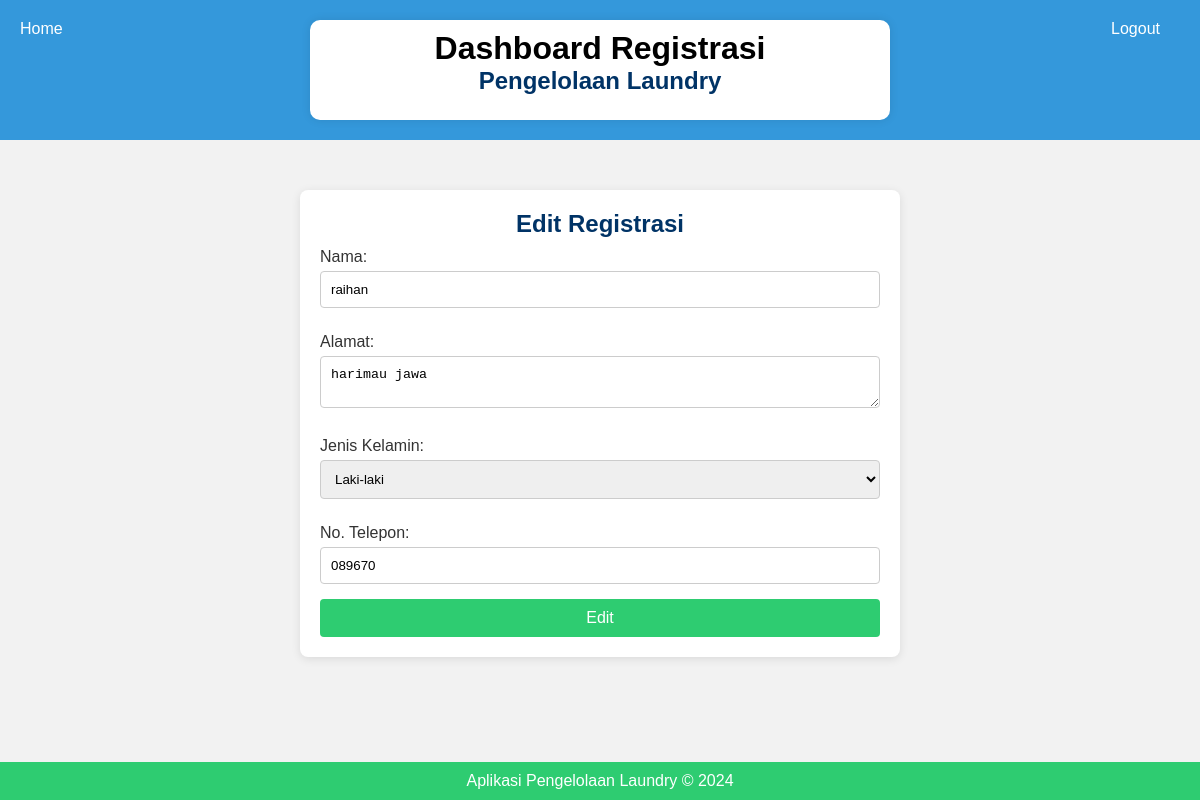
The page /edit_registrasi.php?id=1 (signed in) on the database its author committed.
### tables this page shows
CREATE TABLE `tb_member` (
  `id` int(11) NOT NULL,
  `nama` varchar(100) DEFAULT NULL,
  `alamat` text DEFAULT NULL,
  `jenis_kelamin` enum('L','P') DEFAULT NULL,
  `tlp` varchar(15) DEFAULT NULL
);

### edit_registrasi.php (the view, shortened to what this page needs)
<?php
include 'koneksi.php';
$id = $_GET['id'];
$query = "SELECT * FROM tb_member WHERE id = '$id'";
$result = mysqli_query($koneksi, $query);
$data = mysqli_fetch_assoc($result);
?>
<!DOCTYPE html>
<html lang="id">
<head>
    <link rel="stylesheet" href="css/style.css">
    <link rel="stylesheet" href="css/registrasi.css">
</head>
<header>
    <div class="container">
        <div class="branding">
            <h1>Dashboard Registrasi</h1>
            <h2>Pengelolaan Laundry</h2>
        </div>
    </div>
    <ul class="logout">
        <li><a href="logout.php">Logout</a></li>
    </ul>
    <ul class="home">
        <?php if ($_SESSION['login'] == 'admin') { ?>
            <li><a href="admin_dashboard.php">Home</a></li>
        <?php } elseif ($_SESSION['login'] == 'kasir') { ?>
            <li><a href="kasir_dashboard.php">Home</a></li>
        <?php } ?>
    </ul>
</header>
<body>
    <div class="container">
        <h2>Edit Registrasi</h2>
        <form method="POST" action="" class="tambah-registrasi-form">
            <label for="nama">Nama:</label>
            <input type="text" name="nama" value="<?php echo $data['nama']; ?>" required>
            <label for="alamat">Alamat:</label>
            <textarea name="alamat" required><?php echo $data['alamat']; ?></textarea>
            <label for="jenis_kelamin">Jenis Kelamin:</label>
            <select name="jenis_kelamin" required>
                <option value="L" <?php if ($data['jenis_kelamin'] == 'L') echo 'selected'; ?>>Laki-laki</option>
            </select>
            <label for="tlp">No. Telepon:</label>
            <input type="text" name="tlp" value="<?php echo $data['tlp']; ?>" required>
            <button type="submit" name="edit">Edit</button>
        </form>
    </div>
    <footer>
        <p>Aplikasi Pengelolaan Laundry &copy; 2024</p>
    </footer>
</body>
</html>

### css/style.css (style rules this page uses)
* { margin: 0; padding: 0; box-sizing: border-box; }
body { font-family: Arial, sans-serif; background-color: #f4f4f4; margin: 0; padding: 0; }
header { background-color: #3498db; color: #000000; padding: 20px; text-align: center; position: relative; }
header .container { max-width: 650px; margin: 0 auto; padding: 10px; background-color: #fff; border-radius: 10px 10px 10px 10px; box-shadow: 0 0 10px rgba(0, 0, 0, 0.1); height: 100px; }
header ul { list-style: none; margin: 0; padding: 0; position: absolute; top: 20px; }
header ul li { display: inline-block; margin-right: 20px; }
header ul li a { color: #fff; text-decoration: none; transition: color 0.3s ease; }
.logout { position: absolute; right: 20px; top: 20px; color: #fff; text-decoration: none; transition: color 0.3s ease; }
.home { position: absolute; left: 20px; bottom: 10px; color: #fff; text-decoration: none; transition: color 0.3s ease; }
.container { max-width: 1200px; margin: 40px auto; padding: 20px; background-color: #fff; border-radius: 10px; box-shadow: 0 0 10px rgba(0, 0, 0, 0.1); }
footer { background-color: #2ecc71; color: #fff; padding: 10px; text-align: center; clear: both; position: fixed; bottom: 0; width: 100%; }

### css/registrasi.css (style rules this page uses)
body { font-family: Arial, sans-serif; background-color: #f2f2f2; margin: 0; padding: 0; }
.container { width: 50%; margin: 50px auto; background-color: #ffffff; padding: 20px; border-radius: 8px; box-shadow: 0 2px 10px rgba(0, 0, 0, 0.1); }
h2 { text-align: center; color: #003366; }
label { display: block; margin: 10px 0 5px; color: #333; }
input[type="text"], textarea, select { width: 100%; padding: 10px; margin-bottom: 15px; border: 1px solid #ccc; border-radius: 4px; }
button { width: 100%; padding: 10px; background-color: #2ecc71; border: none; border-radius: 4px; color: #fff; font-size: 16px; cursor: pointer; }

### rows shown on the page
tb_member: nama "raihan", alamat "harimau jawa", jenis_kelamin "Laki-laki", tlp "089670"
